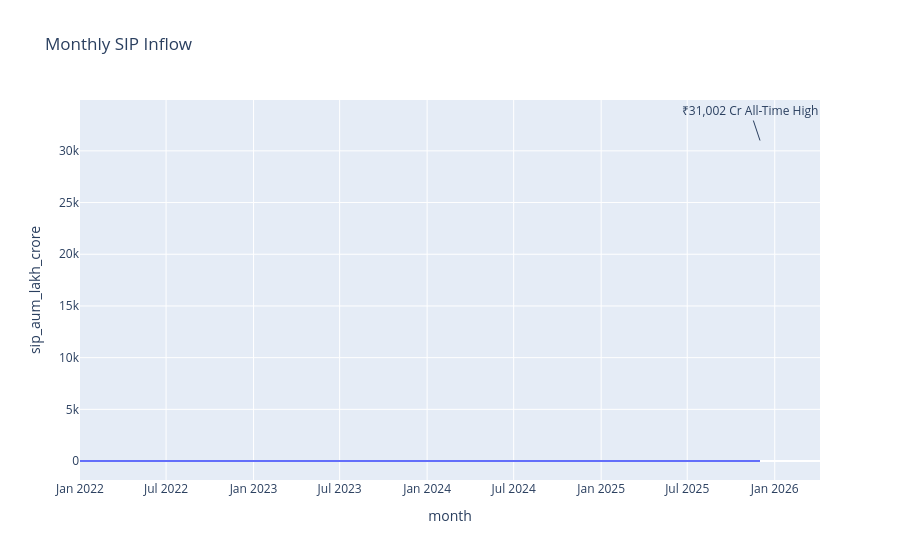

Write notebook code for a chart like this one.
### Code cell
fig.add_annotation(
    x='2025-12-01',
    y=31002,
    text='₹31,002 Cr All-Time High'
)
